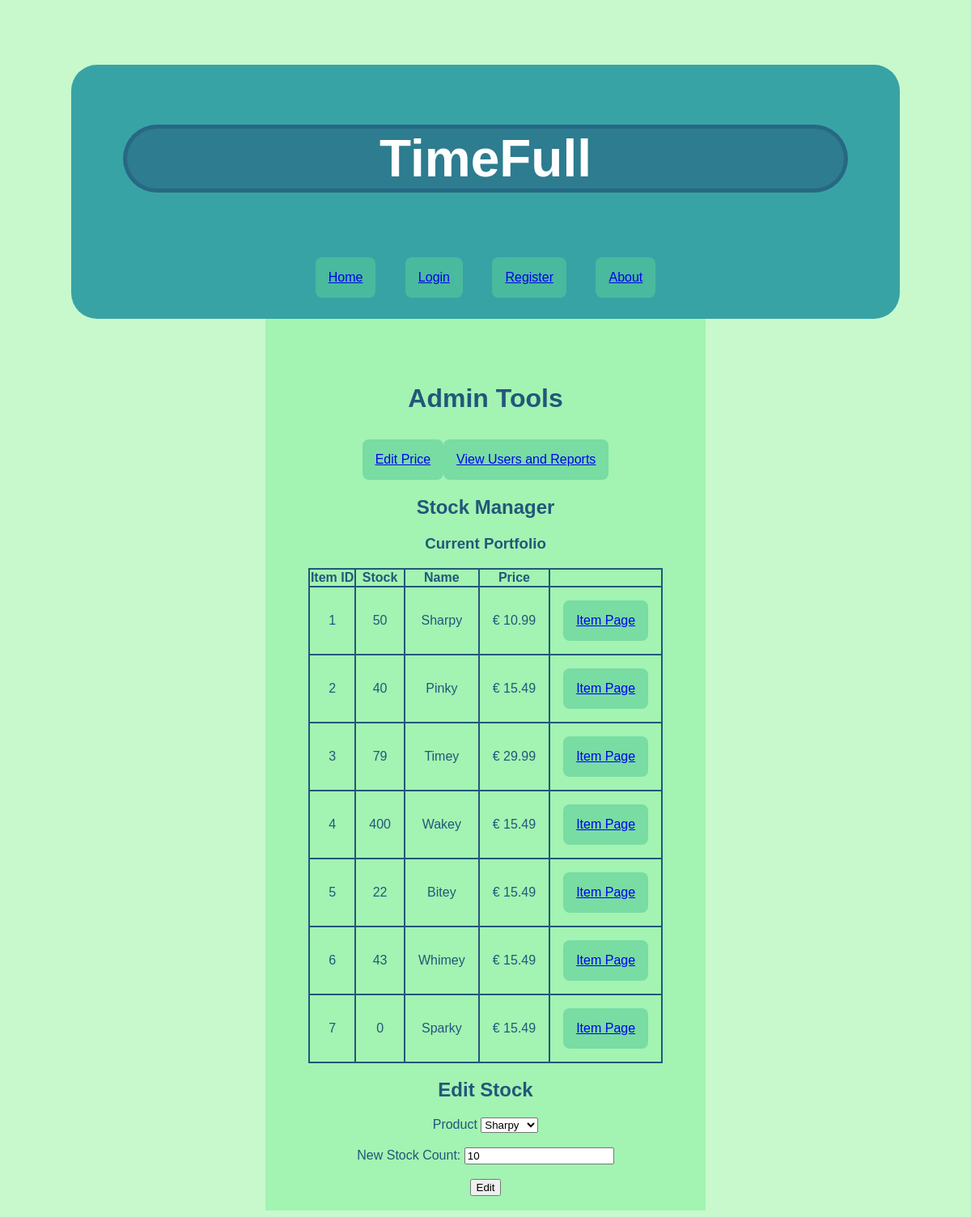
The app's page /stock with its own data.
### tables this page shows
CREATE TABLE products (
    id INTEGER PRIMARY KEY AUTOINCREMENT,
    name TEXT,
    price REAL,
    item_id INTEGER,
    description TEXT,
    image TEXT,
    tag TEXT,
    stock INTEGER
);

### app.py (the view)
@app.route("/stock", methods=["GET", "POST"])
def stock():
    db = get_db()
    products = db.execute("""SELECT *
                             FROM products;""", ()).fetchall()
    form2 = EditStockForm()
    if form2.validate_on_submit():
        attribute = form2.attribute.data
        stock = form2.stock.data
        db = get_db()
        db.execute("""UPDATE products SET stock = ? WHERE name = ? COLLATE NOCASE;""", (stock, attribute))
        db.commit()
    return(render_template("stock.html", form2=form2, products=products))

### forms.py
class EditStockForm(FlaskForm):
    attribute = SelectField('Product', choices=[
        ('Sharpy', 'Sharpy'),
        ('Pinky', 'Pinky'),
        ('Timey', 'Timey'),
        ('Wakey', 'Wakey'),
        ('Bitey', 'Bitey'),
        ('Whimey', 'Whimey'),
        ('Sparky', 'Sparky')])
    stock  = IntegerField("New Stock Count: ", default=10)
    submit = SubmitField("Edit")

### app.py (called while the page is built)
@app.before_request
def load_logged_in_user():
    g.user = session.get("username", None)
    session['logged_in'] = 'username' in session

### database.py (called while the page is built)
def get_db():
    if "db" not in g:
        g.db = sqlite3.connect(DATABASE,
            detect_types=sqlite3.PARSE_DECLTYPES
        )
        g.db.row_factory = sqlite3.Row
    return g.db

### templates/stock.html (shortened to what this page needs)
{% extends "base.html" %}
{% block main_content %}
<h1>Admin Tools</h1>
<a href="{{ url_for('admin') }}">Edit Price</a><a href="{{ url_for('reports') }}">View Users and Reports</a>
<h2>Stock Manager</h2>
<h3>Current Portfolio</h3>
<table id="border">
    <tr>
        <th>Item ID</th>
        <th>Stock</th>
        <th>Name</th>
        <th>Price</th>
    </tr>
        {% for product in products %}
    <tr>
        <td>{{ product["item_id"] }}  </td><td>{{ product["stock"] }}</td><td>{{ product["name"] }}</td><td>€ {{ product["price"] }}</td> <td> <a href="{{ url_for('clocks', item_id=product['item_id']) }}">Item Page </a>  </td>
    </tr>
        {% endfor %}
</table>
    <h2>Edit Stock</h2>
    <form action="" method="POST" novalidate>
        {{ form2.attribute.label }}
        {{ form2.attribute() }}
        <br>
        <br>
        {{ form2.stock.label }}
        {{ form2.stock() }}
        <br>
        <br>
        {{ form2.submit }}
        <br>
        <br>
    </form>
{% endblock %}

### static/styles/styles.css (style rules this page uses)
html { border-radius: 2; }
body { font-family: Arial, sans-serif; background-color: #C7F9CC; color: #22577a; text-align: center; border-radius: 2; }
h1 { margin: 1em; }
td { padding: 1em; }
table { display: grid; justify-content: center; align-items: center; }
a { display: flex; justify-content: center; align-items: center; padding: 1em; display: inline-block; background-color: #57cc9990; border-radius: 0.5em; }
td { font-size: 1em; }
#border { border-collapse: collapse; border-radius: 2em; }
#border th { border: 2px, solid, #22577a }
#border td { border: 2px, solid, #22577a }
#border tr { border: 2px, solid, #22577a }

### records on screen
products: item_id "1", stock "50", name "Sharpy", price "10.99"
products: item_id "2", stock "40", name "Pinky", price "15.49"
products: item_id "3", stock "79", name "Timey", price "29.99"
products: item_id "4", stock "400", name "Wakey", price "15.49"
products: item_id "5", stock "22", name "Bitey", price "15.49"
products: item_id "6", stock "43", name "Whimey", price "15.49"
products: item_id "7", stock "0", name "Sparky", price "15.49"
